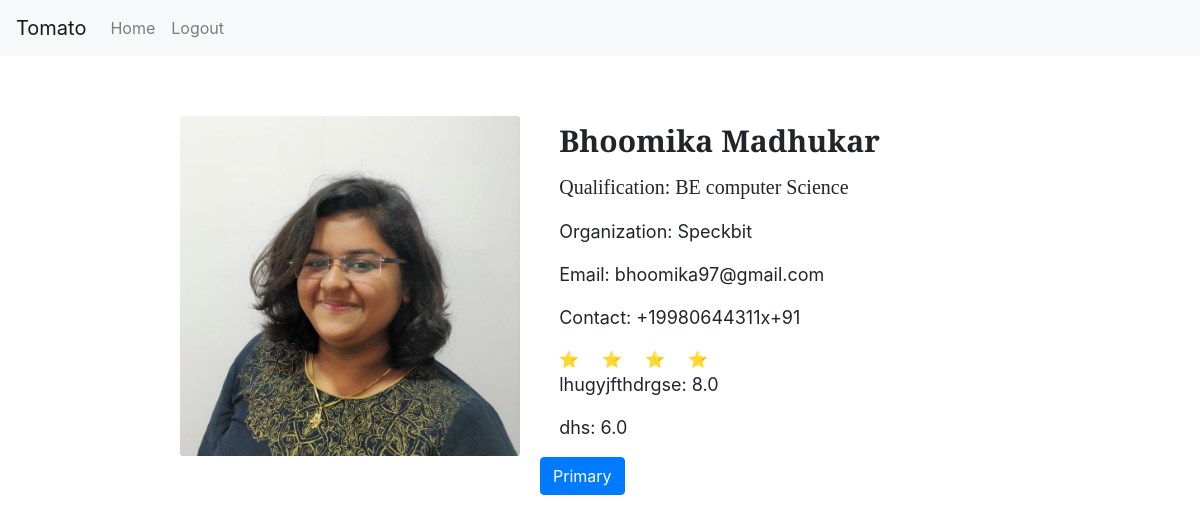
The page /teacher/1/ on the database its author committed.
### ratings/models.py (models this page shows, shortened)
class Teacher(models.Model):
	name=models.CharField(max_length=100)
	organization=models.CharField(max_length=100)
	qualification=models.CharField(max_length=100)
	email=models.EmailField(null=True)
	phone = PhoneField(blank=True, help_text='Contact phone number')
	cover=models.ImageField(upload_to="all_covers/",default="all_covers/cover.jpg")
	@property
	def get_skill_ratings(self):
		allskills = skills.objects.filter(teacher=self)
		ratings = {}
		for skill in allskills:
			reviews = Reviews.objects.filter(skills=skill)
			total = 0
			count = len(reviews)
			for review in reviews:
				total += review.ratings
			total = total / count
			ratings[skill.skill] = total
		return ratings

class skills(models.Model):
	teacher= models.ForeignKey(Teacher,on_delete=models.CASCADE)
	skill = models.CharField(max_length=100)

### ratings/views.py (the view)
# urls.py: path('teacher/<int:teacher_id>/',teaching_post),
def teaching_post(request,teacher_id):
	teacher=Teacher.objects.get(id=teacher_id)
	all_skills=skills.objects.filter(teacher=teacher)
	reviews = Reviews.objects.filter(teacher=teacher)
	total = 0
	count = len(reviews)
	for review in reviews:
		total += review.ratings
	total = total / count
	return render(request,"teacher.html",{"teacher":teacher,"all_skills":all_skills, "ratings":range(round(total))})

### ratings/templates/teacher.html (shortened to what this page needs)
<!DOCTYPE html>
<html lang="en" dir="ltr">
  <head>
    <link rel="stylesheet" href="https://stackpath.bootstrapcdn.com/bootstrap/4.2.1/css/bootstrap.min.css">
  </head>
  <body>
    <nav class="navbar navbar-expand-lg navbar-light bg-light">
      <a class="navbar-brand" href="/home/">Tomato</a>
      <div class="collapse navbar-collapse" id="navbarNavAltMarkup">
        <div class="navbar-nav">
          <a class="nav-item nav-link" href="/home/">Home</a>
          <a class="nav-item nav-link" href="/logout/">Logout</a>
        </div>
      </div>
    </nav>
    <div class="row no-gutters" style="margin-top: 5%;margin-left: 15%;">
      <div class="col-md-4">
        <img src="{{teacher.cover.url}}" class="card-img" >
      </div>
      <div class="col-md-8">
        <div class="card-body">
          <h4 class="card-title" style="font-size: 30px; margin-top: -2%; margin-left: 3%; font-family: 'Crimson Text', serif;"><b>{{teacher.name}}</h4>
          <p class="card-text" style="font-size: 20px; margin-left: 3%; font-weight: normal; font-family: 'Crimson Text', serif;">Qualification: {{teacher.qualification}}</p>
          <p class="card-text" style="font-size: 18px; margin-left: 3%; font-weight: normal;">Organization:  {{teacher.organization}}</p>
          <p class="card-text" style="font-size: 18px; margin-left: 3%; font-weight: normal;">Email:   {{teacher.email}}</p>
          <p class="card-text" style="font-size: 18px; margin-left: 3%; font-weight: normal;">Contact: {{teacher.phone}}</p>
          {% for star in ratings %}
            <span style="margin-left: 3%;">⭐</span>
          {% endfor %}
          <br>
          {% for skill, rating in teacher.get_skill_ratings.items %}
            <p class="card-text" style="font-size: 18px; font-weight: normal; margin-left: 3%;">{{skill}}: {{rating}}</p>
          {% endfor %}
          <a href="/reviews/{{teacher.id}}">
          <button type="button" class="btn btn-primary">Primary</button>
  </a>
        </div>
      </div>
    </div>
</body>
</html>

### rows shown on the page
Teacher: cover (picture), name "Bhoomika Madhukar", qualification "BE computer Science", organization "Speckbit", email "bhoomika97@gmail.com", phone "+19980644311x+91"
skills: get_skill_ratings "lhugyjfthdrgse"
skills: get_skill_ratings "dhs"

### other values the page prints
{{ rating }} "8.0" "6.0"
